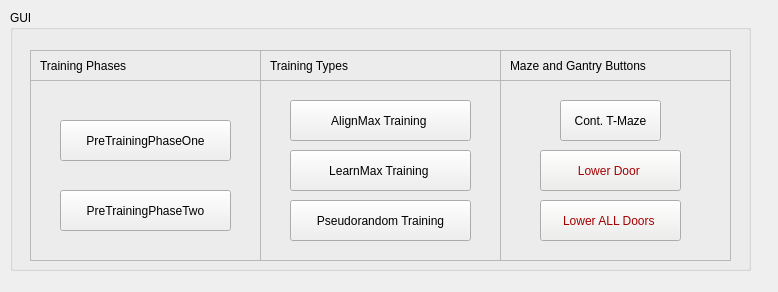
<?xml version="1.0" encoding="UTF-8"?>
<ui version="4.0">
 <class>Experiment_Controller</class>
 <widget class="QWidget" name="Experiment_Controller">
  <property name="geometry">
   <rect>
    <x>0</x>
    <y>0</y>
    <width>778</width>
    <height>292</height>
   </rect>
  </property>
  <property name="windowTitle">
   <string>Form</string>
  </property>
  <widget class="QGroupBox" name="groupBox">
   <property name="geometry">
    <rect>
     <x>10</x>
     <y>10</y>
     <width>741</width>
     <height>261</height>
    </rect>
   </property>
   <property name="title">
    <string>GUI</string>
   </property>
   <widget class="QFrame" name="frame_7">
    <property name="geometry">
     <rect>
      <x>490</x>
      <y>70</y>
      <width>231</width>
      <height>181</height>
     </rect>
    </property>
    <property name="frameShape">
     <enum>QFrame::StyledPanel</enum>
    </property>
    <property name="frameShadow">
     <enum>QFrame::Raised</enum>
    </property>
    <widget class="QPushButton" name="contTMazeBtn">
     <property name="geometry">
      <rect>
       <x>60</x>
       <y>20</y>
       <width>101</width>
       <height>41</height>
      </rect>
     </property>
     <property name="text">
      <string>Cont. T-Maze</string>
     </property>
    </widget>
    <widget class="QPushButton" name="lowerAllDoorsBtn">
     <property name="geometry">
      <rect>
       <x>40</x>
       <y>120</y>
       <width>141</width>
       <height>41</height>
      </rect>
     </property>
     <property name="palette">
      <palette>
       <active>
        <colorrole role="Button">
         <brush brushstyle="SolidPattern">
          <color alpha="255">
           <red>238</red>
           <green>238</green>
           <blue>236</blue>
          </color>
         </brush>
        </colorrole>
        <colorrole role="Text">
         <brush brushstyle="SolidPattern">
          <color alpha="255">
           <red>0</red>
           <green>0</green>
           <blue>0</blue>
          </color>
         </brush>
        </colorrole>
        <colorrole role="ButtonText">
         <brush brushstyle="SolidPattern">
          <color alpha="255">
           <red>164</red>
           <green>0</green>
           <blue>0</blue>
          </color>
         </brush>
        </colorrole>
        <colorrole role="Shadow">
         <brush brushstyle="SolidPattern">
          <color alpha="255">
           <red>239</red>
           <green>239</green>
           <blue>239</blue>
          </color>
         </brush>
        </colorrole>
        <colorrole role="PlaceholderText">
         <brush brushstyle="SolidPattern">
          <color alpha="128">
           <red>164</red>
           <green>0</green>
           <blue>0</blue>
          </color>
         </brush>
        </colorrole>
       </active>
       <inactive>
        <colorrole role="Button">
         <brush brushstyle="SolidPattern">
          <color alpha="255">
           <red>238</red>
           <green>238</green>
           <blue>236</blue>
          </color>
         </brush>
        </colorrole>
        <colorrole role="Text">
         <brush brushstyle="SolidPattern">
          <color alpha="255">
           <red>0</red>
           <green>0</green>
           <blue>0</blue>
          </color>
         </brush>
        </colorrole>
        <colorrole role="ButtonText">
         <brush brushstyle="SolidPattern">
          <color alpha="255">
           <red>164</red>
           <green>0</green>
           <blue>0</blue>
          </color>
         </brush>
        </colorrole>
        <colorrole role="Shadow">
         <brush brushstyle="SolidPattern">
          <color alpha="255">
           <red>239</red>
           <green>239</green>
           <blue>239</blue>
          </color>
         </brush>
        </colorrole>
        <colorrole role="PlaceholderText">
         <brush brushstyle="SolidPattern">
          <color alpha="128">
           <red>164</red>
           <green>0</green>
           <blue>0</blue>
          </color>
         </brush>
        </colorrole>
       </inactive>
       <disabled>
        <colorrole role="Button">
         <brush brushstyle="SolidPattern">
          <color alpha="255">
           <red>238</red>
           <green>238</green>
           <blue>236</blue>
          </color>
         </brush>
        </colorrole>
        <colorrole role="Text">
         <brush brushstyle="SolidPattern">
          <color alpha="255">
           <red>190</red>
           <green>190</green>
           <blue>190</blue>
          </color>
         </brush>
        </colorrole>
        <colorrole role="ButtonText">
         <brush brushstyle="SolidPattern">
          <color alpha="255">
           <red>190</red>
           <green>190</green>
           <blue>190</blue>
          </color>
         </brush>
        </colorrole>
        <colorrole role="Shadow">
         <brush brushstyle="SolidPattern">
          <color alpha="255">
           <red>239</red>
           <green>239</green>
           <blue>239</blue>
          </color>
         </brush>
        </colorrole>
        <colorrole role="PlaceholderText">
         <brush brushstyle="SolidPattern">
          <color alpha="128">
           <red>0</red>
           <green>0</green>
           <blue>0</blue>
          </color>
         </brush>
        </colorrole>
       </disabled>
      </palette>
     </property>
     <property name="autoFillBackground">
      <bool>false</bool>
     </property>
     <property name="styleSheet">
      <string notr="true"/>
     </property>
     <property name="text">
      <string>Lower ALL Doors </string>
     </property>
    </widget>
    <widget class="QPushButton" name="lowerDoorBtn">
     <property name="geometry">
      <rect>
       <x>40</x>
       <y>70</y>
       <width>141</width>
       <height>41</height>
      </rect>
     </property>
     <property name="palette">
      <palette>
       <active>
        <colorrole role="Button">
         <brush brushstyle="SolidPattern">
          <color alpha="255">
           <red>238</red>
           <green>238</green>
           <blue>236</blue>
          </color>
         </brush>
        </colorrole>
        <colorrole role="Text">
         <brush brushstyle="SolidPattern">
          <color alpha="255">
           <red>0</red>
           <green>0</green>
           <blue>0</blue>
          </color>
         </brush>
        </colorrole>
        <colorrole role="ButtonText">
         <brush brushstyle="SolidPattern">
          <color alpha="255">
           <red>164</red>
           <green>0</green>
           <blue>0</blue>
          </color>
         </brush>
        </colorrole>
        <colorrole role="Shadow">
         <brush brushstyle="SolidPattern">
          <color alpha="255">
           <red>239</red>
           <green>239</green>
           <blue>239</blue>
          </color>
         </brush>
        </colorrole>
        <colorrole role="PlaceholderText">
         <brush brushstyle="SolidPattern">
          <color alpha="128">
           <red>164</red>
           <green>0</green>
           <blue>0</blue>
          </color>
         </brush>
        </colorrole>
       </active>
       <inactive>
        <colorrole role="Button">
         <brush brushstyle="SolidPattern">
          <color alpha="255">
           <red>238</red>
           <green>238</green>
           <blue>236</blue>
          </color>
         </brush>
        </colorrole>
        <colorrole role="Text">
         <brush brushstyle="SolidPattern">
          <color alpha="255">
           <red>0</red>
           <green>0</green>
           <blue>0</blue>
          </color>
         </brush>
        </colorrole>
        <colorrole role="ButtonText">
         <brush brushstyle="SolidPattern">
          <color alpha="255">
           <red>164</red>
           <green>0</green>
           <blue>0</blue>
          </color>
         </brush>
        </colorrole>
        <colorrole role="Shadow">
         <brush brushstyle="SolidPattern">
          <color alpha="255">
           <red>239</red>
           <green>239</green>
           <blue>239</blue>
          </color>
         </brush>
        </colorrole>
        <colorrole role="PlaceholderText">
         <brush brushstyle="SolidPattern">
          <color alpha="128">
           <red>164</red>
           <green>0</green>
           <blue>0</blue>
          </color>
         </brush>
        </colorrole>
       </inactive>
       <disabled>
        <colorrole role="Button">
         <brush brushstyle="SolidPattern">
          <color alpha="255">
           <red>238</red>
           <green>238</green>
           <blue>236</blue>
          </color>
         </brush>
        </colorrole>
        <colorrole role="Text">
         <brush brushstyle="SolidPattern">
          <color alpha="255">
           <red>190</red>
           <green>190</green>
           <blue>190</blue>
          </color>
         </brush>
        </colorrole>
        <colorrole role="ButtonText">
         <brush brushstyle="SolidPattern">
          <color alpha="255">
           <red>190</red>
           <green>190</green>
           <blue>190</blue>
          </color>
         </brush>
        </colorrole>
        <colorrole role="Shadow">
         <brush brushstyle="SolidPattern">
          <color alpha="255">
           <red>239</red>
           <green>239</green>
           <blue>239</blue>
          </color>
         </brush>
        </colorrole>
        <colorrole role="PlaceholderText">
         <brush brushstyle="SolidPattern">
          <color alpha="128">
           <red>0</red>
           <green>0</green>
           <blue>0</blue>
          </color>
         </brush>
        </colorrole>
       </disabled>
      </palette>
     </property>
     <property name="autoFillBackground">
      <bool>false</bool>
     </property>
     <property name="styleSheet">
      <string notr="true"/>
     </property>
     <property name="text">
      <string>Lower Door </string>
     </property>
    </widget>
   </widget>
   <widget class="QFrame" name="frame_8">
    <property name="geometry">
     <rect>
      <x>490</x>
      <y>40</y>
      <width>231</width>
      <height>31</height>
     </rect>
    </property>
    <property name="frameShape">
     <enum>QFrame::StyledPanel</enum>
    </property>
    <property name="frameShadow">
     <enum>QFrame::Raised</enum>
    </property>
    <widget class="QLabel" name="label_6">
     <property name="geometry">
      <rect>
       <x>10</x>
       <y>0</y>
       <width>231</width>
       <height>31</height>
      </rect>
     </property>
     <property name="text">
      <string>Maze and Gantry Buttons</string>
     </property>
    </widget>
   </widget>
   <widget class="QFrame" name="frame_12">
    <property name="geometry">
     <rect>
      <x>20</x>
      <y>70</y>
      <width>231</width>
      <height>181</height>
     </rect>
    </property>
    <property name="frameShape">
     <enum>QFrame::StyledPanel</enum>
    </property>
    <property name="frameShadow">
     <enum>QFrame::Raised</enum>
    </property>
    <widget class="QPushButton" name="preTrainingPhaseOneBtn">
     <property name="geometry">
      <rect>
       <x>30</x>
       <y>40</y>
       <width>171</width>
       <height>41</height>
      </rect>
     </property>
     <property name="text">
      <string>PreTrainingPhaseOne</string>
     </property>
    </widget>
    <widget class="QPushButton" name="preTrainingPhaseTwoBtn">
     <property name="geometry">
      <rect>
       <x>30</x>
       <y>110</y>
       <width>171</width>
       <height>41</height>
      </rect>
     </property>
     <property name="text">
      <string>PreTrainingPhaseTwo</string>
     </property>
    </widget>
   </widget>
   <widget class="QFrame" name="frame_13">
    <property name="geometry">
     <rect>
      <x>20</x>
      <y>40</y>
      <width>231</width>
      <height>31</height>
     </rect>
    </property>
    <property name="frameShape">
     <enum>QFrame::StyledPanel</enum>
    </property>
    <property name="frameShadow">
     <enum>QFrame::Raised</enum>
    </property>
    <widget class="QLabel" name="label_8">
     <property name="geometry">
      <rect>
       <x>10</x>
       <y>0</y>
       <width>231</width>
       <height>31</height>
      </rect>
     </property>
     <property name="text">
      <string>Training Phases</string>
     </property>
    </widget>
   </widget>
   <widget class="QFrame" name="frame_14">
    <property name="geometry">
     <rect>
      <x>250</x>
      <y>70</y>
      <width>241</width>
      <height>181</height>
     </rect>
    </property>
    <property name="frameShape">
     <enum>QFrame::StyledPanel</enum>
    </property>
    <property name="frameShadow">
     <enum>QFrame::Raised</enum>
    </property>
    <widget class="QPushButton" name="learnMaxTrainingBtn">
     <property name="geometry">
      <rect>
       <x>30</x>
       <y>70</y>
       <width>181</width>
       <height>41</height>
      </rect>
     </property>
     <property name="text">
      <string>LearnMax Training </string>
     </property>
    </widget>
    <widget class="QPushButton" name="alignMaxTrainingBtn">
     <property name="geometry">
      <rect>
       <x>30</x>
       <y>20</y>
       <width>181</width>
       <height>41</height>
      </rect>
     </property>
     <property name="text">
      <string>AlignMax Training </string>
     </property>
    </widget>
    <widget class="QPushButton" name="pseudorandomTrainingBtn">
     <property name="geometry">
      <rect>
       <x>30</x>
       <y>120</y>
       <width>181</width>
       <height>41</height>
      </rect>
     </property>
     <property name="text">
      <string>Pseudorandom Training</string>
     </property>
    </widget>
   </widget>
   <widget class="QLabel" name="label_9">
    <property name="geometry">
     <rect>
      <x>260</x>
      <y>40</y>
      <width>231</width>
      <height>31</height>
     </rect>
    </property>
    <property name="text">
     <string>Training Types</string>
    </property>
   </widget>
   <widget class="QFrame" name="frame_9">
    <property name="geometry">
     <rect>
      <x>250</x>
      <y>40</y>
      <width>241</width>
      <height>31</height>
     </rect>
    </property>
    <property name="frameShape">
     <enum>QFrame::StyledPanel</enum>
    </property>
    <property name="frameShadow">
     <enum>QFrame::Raised</enum>
    </property>
   </widget>
  </widget>
 </widget>
 <resources/>
 <connections/>
</ui>
